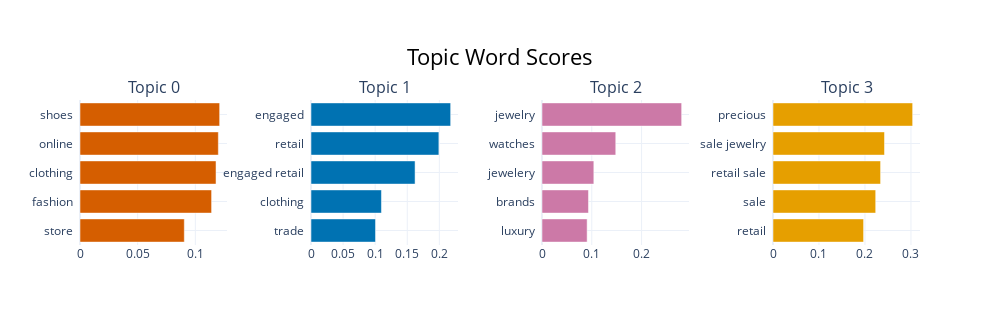

Notebook cell for this chart:
### Code cell
topic_model.visualize_barchart(top_n_topics=10)

### Figure 1 — Plotly figure (JSON) as saved in the notebook; plotly's stock layout.template omitted (floating-point values rounded to 4 significant figures)
{"data": [{"marker": {"color": "#D55E00"}, "orientation": "h", "type": "bar", "x": [0.09045, 0.1141, 0.1179, 0.12, 0.1211], "xaxis": "x", "y": ["store  ", "fashion  ", "clothing  ", "online  ", "shoes  "], "yaxis": "y"}, {"marker": {"color": "#0072B2"}, "orientation": "h", "type": "bar", "x": [0.1005, 0.1098, 0.1622, 0.1993, 0.2176], "xaxis": "x2", "y": ["trade  ", "clothing  ", "engaged retail  ", "retail  ", "engaged  "], "yaxis": "y2"}, {"marker": {"color": "#CC79A7"}, "orientation": "h", "type": "bar", "x": [0.09064, 0.09334, 0.1041, 0.1481, 0.2805], "xaxis": "x3", "y": ["luxury  ", "brands  ", "jewelery  ", "watches  ", "jewelry  "], "yaxis": "y3"}, {"marker": {"color": "#E69F00"}, "orientation": "h", "type": "bar", "x": [0.197, 0.2233, 0.234, 0.2425, 0.3037], "xaxis": "x4", "y": ["retail  ", "sale  ", "retail sale  ", "sale jewelry  ", "precious  "], "yaxis": "y4"}], "layout": {"annotations": [{"font": {"size": 16}, "showarrow": false, "text": "Topic 0", "x": 0.0875, "xanchor": "center", "xref": "paper", "y": 1, "yanchor": "bottom", "yref": "paper"}, {"font": {"size": 16}, "showarrow": false, "text": "Topic 1", "x": 0.3625, "xanchor": "center", "xref": "paper", "y": 1, "yanchor": "bottom", "yref": "paper"}, {"font": {"size": 16}, "showarrow": false, "text": "Topic 2", "x": 0.6375, "xanchor": "center", "xref": "paper", "y": 1, "yanchor": "bottom", "yref": "paper"}, {"font": {"size": 16}, "showarrow": false, "text": "Topic 3", "x": 0.9125, "xanchor": "center", "xref": "paper", "y": 1, "yanchor": "bottom", "yref": "paper"}], "height": 325, "hoverlabel": {"bgcolor": "white", "font": {"family": "Rockwell", "size": 16}}, "showlegend": false, "title": {"font": {"color": "Black", "size": 22}, "text": "Topic Word Scores", "x": 0.5, "xanchor": "center", "yanchor": "top"}, "width": 1000, "xaxis": {"anchor": "y", "domain": [0, 0.175], "showgrid": true}, "xaxis2": {"anchor": "y2", "domain": [0.275, 0.45], "showgrid": true}, "xaxis3": {"anchor": "y3", "domain": [0.55, 0.725], "showgrid": true}, "xaxis4": {"anchor": "y4", "domain": [0.825, 1], "showgrid": true}, "yaxis": {"anchor": "x", "domain": [0, 1], "showgrid": true}, "yaxis2": {"anchor": "x2", "domain": [0, 1], "showgrid": true}, "yaxis3": {"anchor": "x3", "domain": [0, 1], "showgrid": true}, "yaxis4": {"anchor": "x4", "domain": [0, 1], "showgrid": true}}}
